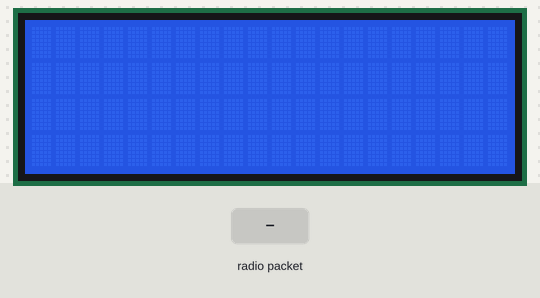
The sketch below on a simulated Arduino Uno, built with avr-gcc and run on an emulated ATmega328P. On the bench: 20×4 character LCD. The inputs (shaded band) are chosen by the test bench. No radio packets arrive unless stated.

Above: at 1.3 s.
1.4 s: radio packet "1" arrives
3.9 s: radio packet "0" arrives
At 4.7 s:
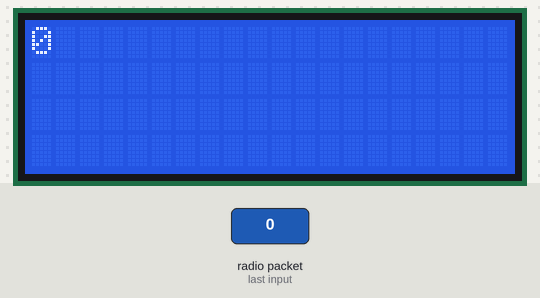
6.4 s: radio packet "2" arrives
Timing chart, 0 to 9.4 s (numbered marks = the images above; inputs shaded):
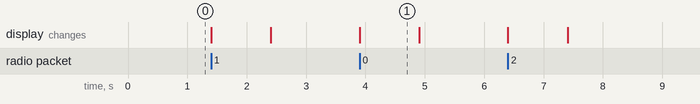

Measured:
- after the input at 3.9 s, the display: changes at once (image 1)
- what the display in image 1 shows lasts 1.0 s, from 3.9 s to 4.9 s

The sketch:

receiver_ex_lcd.ino
```cpp
#include <SPI.h>
#include <nRF24L01.h>
#include <RF24.h>

#include <Wire.h>
#include <LiquidCrystal_I2C.h>

LiquidCrystal_I2C lcd(0x27, 20, 4);

RF24 radio(7,8); // CNS, CE

const byte address[6] = "00001";

void setup()
{
  radio.begin();
  radio.openReadingPipe(0, address);
  radio.setPALevel(RF24_PA_MIN);
  radio.startListening();

  lcd.init();
  lcd.init();
  lcd.backlight();
  lcd.setCursor(0,0);
}

void loop()
{
  if(radio.available())
  {
    char text[32] = "";
    radio.read(&text, sizeof(text));
    lcd.print(text);
    delay(1000);
    lcd.clear();
  }
}
```
